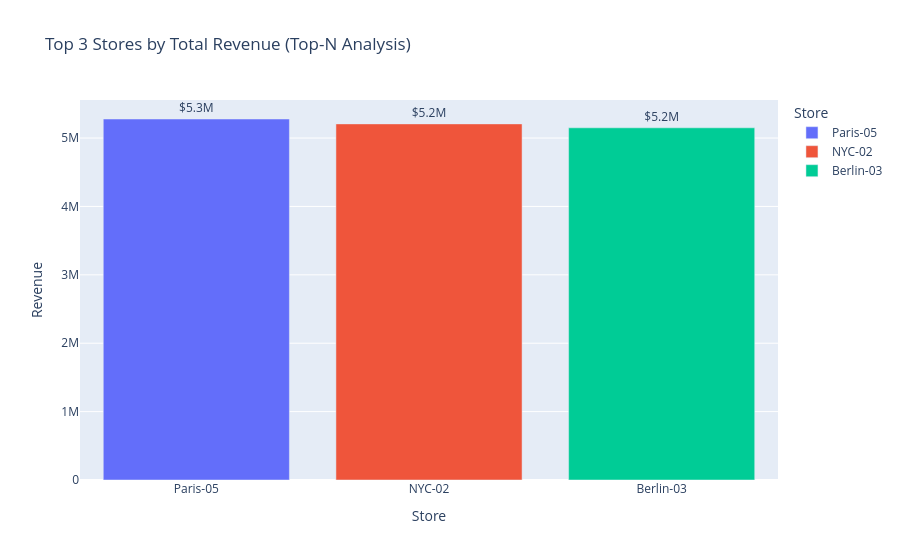

Notebook cell for this chart:
### Markdown cell above
### 5.4 Top-N Analysis (Ranking)
A very common OLAP pattern is finding the top performing entities across a specific dimension. Let's find the Top 3 Stores by total revenue.

### Code cell
top_stores = dw_df.groupby('Store')['Revenue'].sum().nlargest(3).reset_index()

fig_top = px.bar(top_stores, x='Store', y='Revenue', color='Store', text='Revenue',
                 title="Top 3 Stores by Total Revenue (Top-N Analysis)")
fig_top.update_traces(texttemplate='%{text:$.2s}', textposition='outside')
fig_top.show()

### Figure 1 — Plotly figure (JSON) as saved in the notebook; plotly's stock layout.template omitted (floating-point values rounded to 4 significant figures)
{"data": [{"hovertemplate": "Store=%{x}<br>Revenue=%{text}<extra></extra>", "legendgroup": "Paris-05", "marker": {"color": "#636efa", "pattern": {"shape": ""}}, "name": "Paris-05", "orientation": "v", "showlegend": true, "text": [5279000.0], "textposition": "outside", "texttemplate": "%{text:$.2s}", "type": "bar", "x": ["Paris-05"], "xaxis": "x", "y": [5279000.0], "yaxis": "y"}, {"hovertemplate": "Store=%{x}<br>Revenue=%{text}<extra></extra>", "legendgroup": "NYC-02", "marker": {"color": "#EF553B", "pattern": {"shape": ""}}, "name": "NYC-02", "orientation": "v", "showlegend": true, "text": [5207000.0], "textposition": "outside", "texttemplate": "%{text:$.2s}", "type": "bar", "x": ["NYC-02"], "xaxis": "x", "y": [5207000.0], "yaxis": "y"}, {"hovertemplate": "Store=%{x}<br>Revenue=%{text}<extra></extra>", "legendgroup": "Berlin-03", "marker": {"color": "#00cc96", "pattern": {"shape": ""}}, "name": "Berlin-03", "orientation": "v", "showlegend": true, "text": [5150000.0], "textposition": "outside", "texttemplate": "%{text:$.2s}", "type": "bar", "x": ["Berlin-03"], "xaxis": "x", "y": [5150000.0], "yaxis": "y"}], "layout": {"barmode": "relative", "legend": {"title": {"text": "Store"}, "tracegroupgap": 0}, "title": {"text": "Top 3 Stores by Total Revenue (Top-N Analysis)"}, "xaxis": {"anchor": "y", "categoryarray": ["Paris-05", "NYC-02", "Berlin-03"], "categoryorder": "array", "domain": [0, 1], "title": {"text": "Store"}}, "yaxis": {"anchor": "x", "domain": [0, 1], "title": {"text": "Revenue"}}}}
